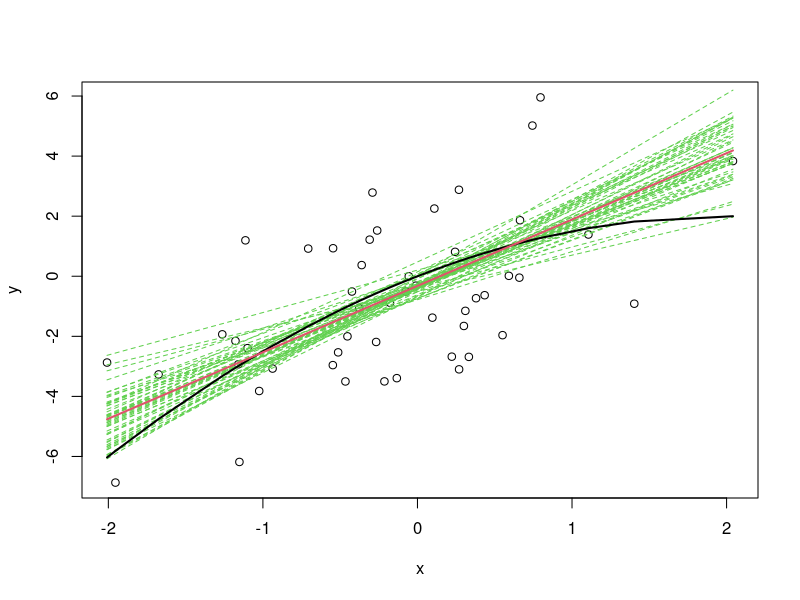
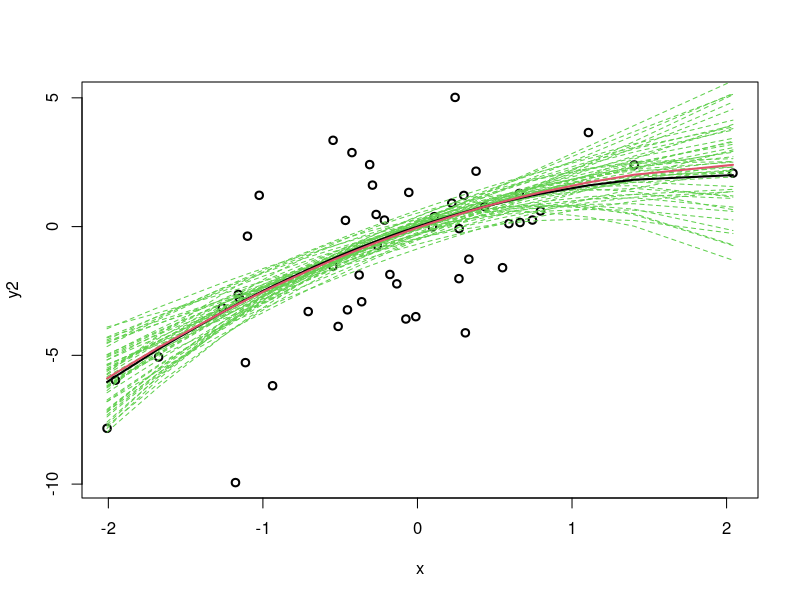
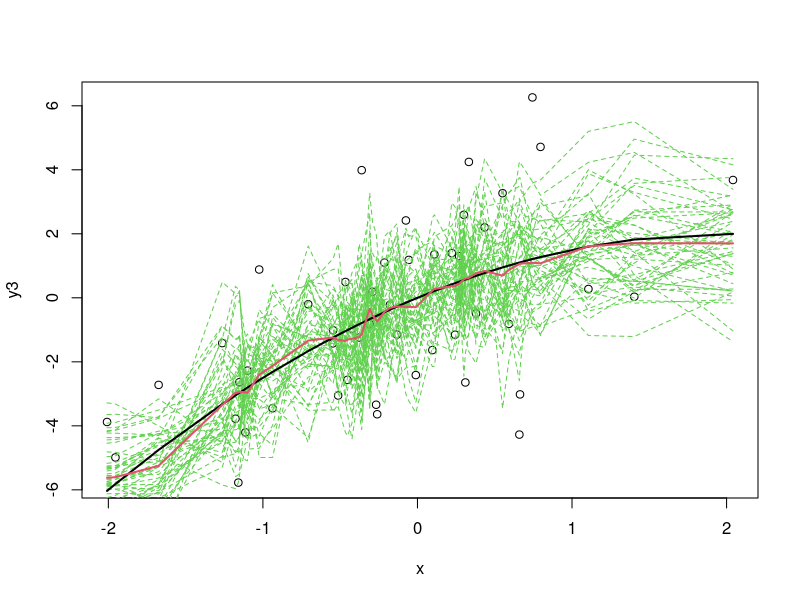
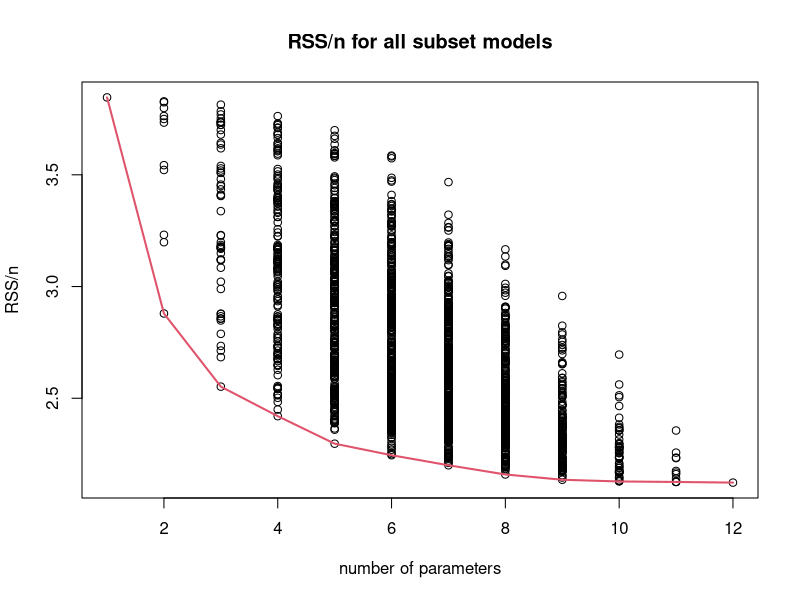
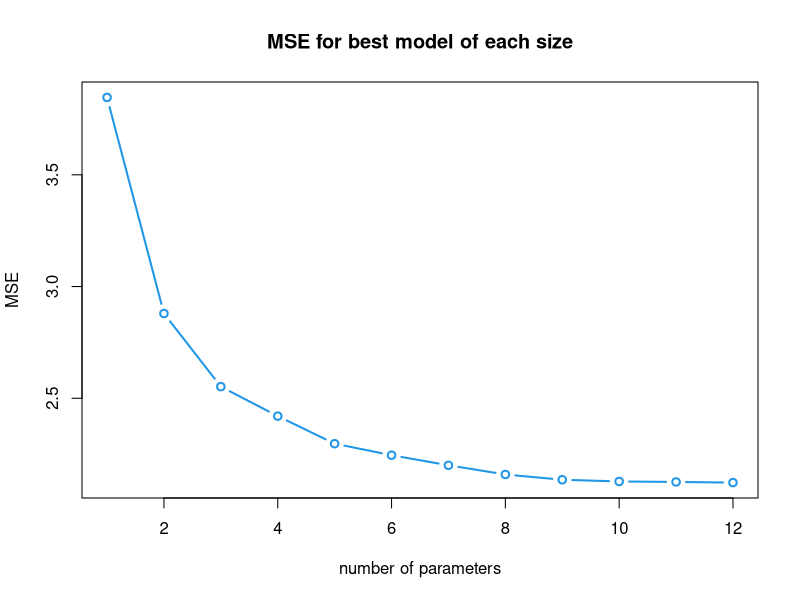
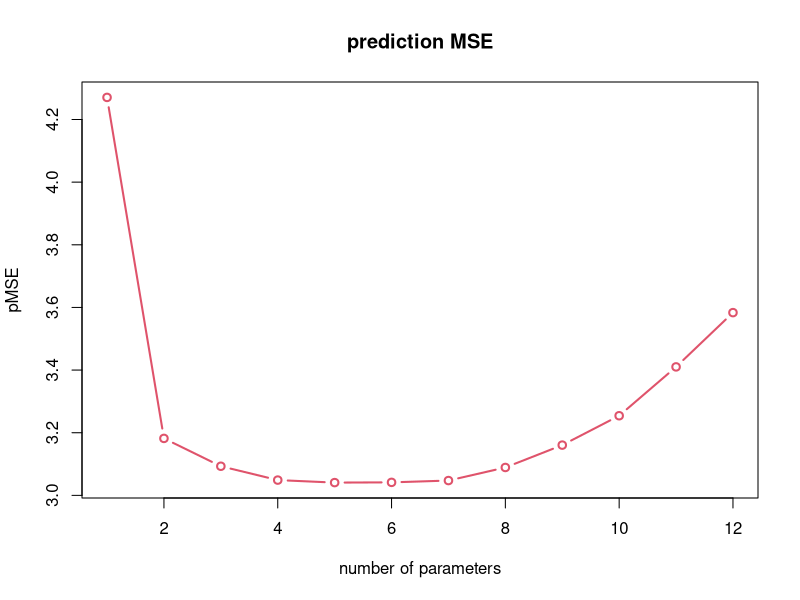

Reproduce these figures in R, in order.
## ---- chunk 1
###################################################
### code chunk number 1: l6-fig4plot
###################################################
n<-50; noisesd<-2 ## sample size and noise level
x<-sort(rnorm(n))
K<-50
mma<-rep(0,2) ## creating a vector to store the model coefficients in
## The for-loop runs everything inside the curly brackets K times
## Linear model
for (kk in (1:K)) {
 y<-2*x-.5*x^2+rnorm(n,sd=noisesd) ## true model I sample from
 if (kk==1 ) {plot(x, y)} ## plot the data once to get the axes fixed
 mm<-lm(y~x)  ## Fitting linear model
 lines(x,mm$fit,col=3,lty=2) ## plotting the different fites in col=3 (green).
 mma<-mma+(1/K)*mm$coef } ## storing the coefficients
lines(x,2*x-.5*x^2,lwd=2) ## true model
lines(x,mma[1]+mma[2]*x,lwd=2,col=2) ## average model
## ---- chunk 2
###################################################
### code chunk number 2: l6-fig5plot
###################################################
mma<-rep(0,3)
for (kk in (1:K)) {
 y2<-2*x-.5*x^2+rnorm(n,sd=noisesd) ## true model
 if (kk==1) {plot(x, y2,lwd=2)}
 mm<-lm(y2~x+I(x^2)) ## Fitting 2nd order polynomial
 lines(x,mm$fit,col=3,lty=2)
 mma<-mma+(1/K)*mm$coef}
lines(x,2*x-.5*x^2,lwd=2)
lines(x,mma[1]+mma[2]*x+mma[3]*x^2,lwd=2,col=2)
## ---- chunk 3
###################################################
### code chunk number 3: l6-fig6plot
###################################################
mma<-rep(0,length(x))
for (kk in (1:K)) {
 y3<-2*x-.5*x^2+rnorm(n,sd=noisesd)
 if (kk==1) {plot(x, y3) }
 mm3<-loess(y3~x,degree=0,span=.1) ## Fitting a local smoother
 lines(x,mm3$fit,col=3,lty=2)
 mma<-mma+(1/K)*mm3$fit }
lines(x,2*x-.5*x^2,lwd=2)
lines(x,mma,lwd=2,col=2)
## ---- chunk 4
###################################################
### code chunk number 4: ldl1
###################################################
SA<-data.frame(read.table("SA.dat",header=T)) ## read in the data
## ---- chunk 5
###################################################
### code chunk number 5: l6-rssfig
###################################################
library(leaps)
frac<-.5 ## creating a training data set of proportion frac - play around with different fractions here
ii<-sample(seq(1,dim(SA)[1]),round(dim(SA)[1]*frac)) ## data points to use for training
yy<-SA[ii,12] ## training data
xx<-as.matrix(SA[ii,-c(12)])
yyt<-SA[-ii,12] ## test data
xxt<-as.matrix(SA[-ii,-c(12)])
###
rleaps<-regsubsets(xx,yy,int=T,nbest=1000,nvmax=dim(SA)[2],really.big=T,method=c("ex")) ## all subset models
cleaps<-summary(rleaps,matrix=T) ## True/False matrix. The r-th is a True/False statement about which
## variables are included in model r.
tt<-apply(cleaps$which,1,sum) ## size of each model in the matrix
mses<-cleaps$rss/length(yy) ## corresponding MSEs
##
tt<-c(1,tt)
nullrss<-sum((yy-mean(yy))^2)/length(yy)
mses<-c(nullrss,mses)
###
plot(tt,mses,xlab="number of parameters",ylab="RSS/n",main="RSS/n for all subset models")
tmin<-min(tt)
tmax<-max(tt)
tsec<-seq(tmin,tmax)
msevec<-rep(0,length(tsec))
for (tk in 1:length(tsec)) {
 msevec[tk]<-min(mses[tt==tsec[tk]])} ## the best model for each size
lines(tsec,msevec,lwd=2,col=2) ## a line connecting the best models.
## ---- chunk 6
###################################################
### code chunk number 6: l6-msefig
###################################################
plot(tsec,msevec,xlab="number of parameters",ylab="MSE",main="MSE for best model of each size",type='b',col=4,lwd=2)
# Just plotting the best model of each size
## ---- chunk 7
###################################################
### code chunk number 7: l6-pmsefig
###################################################
pmses<-rep(0,dim(cleaps$which)[2])
for (ta in (1:dim(cleaps$which)[1])) {
 mmr<-lm(yy~xx[,cleaps$which[ta,-1]==T])
 PEcp<-sum((yyt-cbind(rep(1,dim(xxt)[1]),xxt[,cleaps$which[ta,-1]==T])%*%mmr$coef)^2)/length(yyt)
 pmses[ta]<-PEcp }
nullpmse<-sum((yyt-mean(yy))^2)/length(yyt)
pmses<-c(nullpmse,pmses)
pmsevec<-rep(0,length(tsec))
for (tk in 1:length(tsec)) {
 pmsevec[tk]<-min(pmses[tt==tsec[tk]])}
plot(tsec,pmsevec,xlab="number of parameters",ylab="pMSE",main="prediction MSE", type="b",lwd=2,col=2)
# best prediction model of each size
## ---- chunk 8
###################################################
### code chunk number 8: l6-whichwin
###################################################
ptmin<-which.min(pmses)
ModMat<-rbind(c("TRUE",rep("FALSE",dim(cleaps$which)[2]-1)),cleaps$which)
pmod<-ModMat[ptmin,] # this is the best model for prediction (on THIS test data)
winsize<-sum(pmod==T)
mtmin<-which.min(mses[tt==sum(pmod==T)])
mod<-(ModMat[tt==sum(pmod==T),])[mtmin,] # best training model of the same size and pmod. Same model?
## ---- chunk 9
###################################################
### code chunk number 9: l6-wintable
###################################################
### This is code to produce a nice table for latex writing
library(xtable)
x<-rbind(as.character(pmod),as.character(mod))
dimnames(x) <- list(c("pMSE win", "MSE of same size"), c("Intercept",names(SA)[-12]))
x1<-x[,1:6]
x2<-x[,7:12]
dimnames(x1)<-list(c("pMSE win", "MSE of same size"),c("Intercept",names(SA)[1:5]))
dimnames(x2)<-list(c("pMSE win", "MSE of same size"),c(names(SA))[6:11])
xtable(rbind(x1), digits=c(0, rep(3,6)))
xtable(rbind(x2), digits=c(0, rep(3,6)),caption="Selected variables using pMSE",label="table:pmse")
